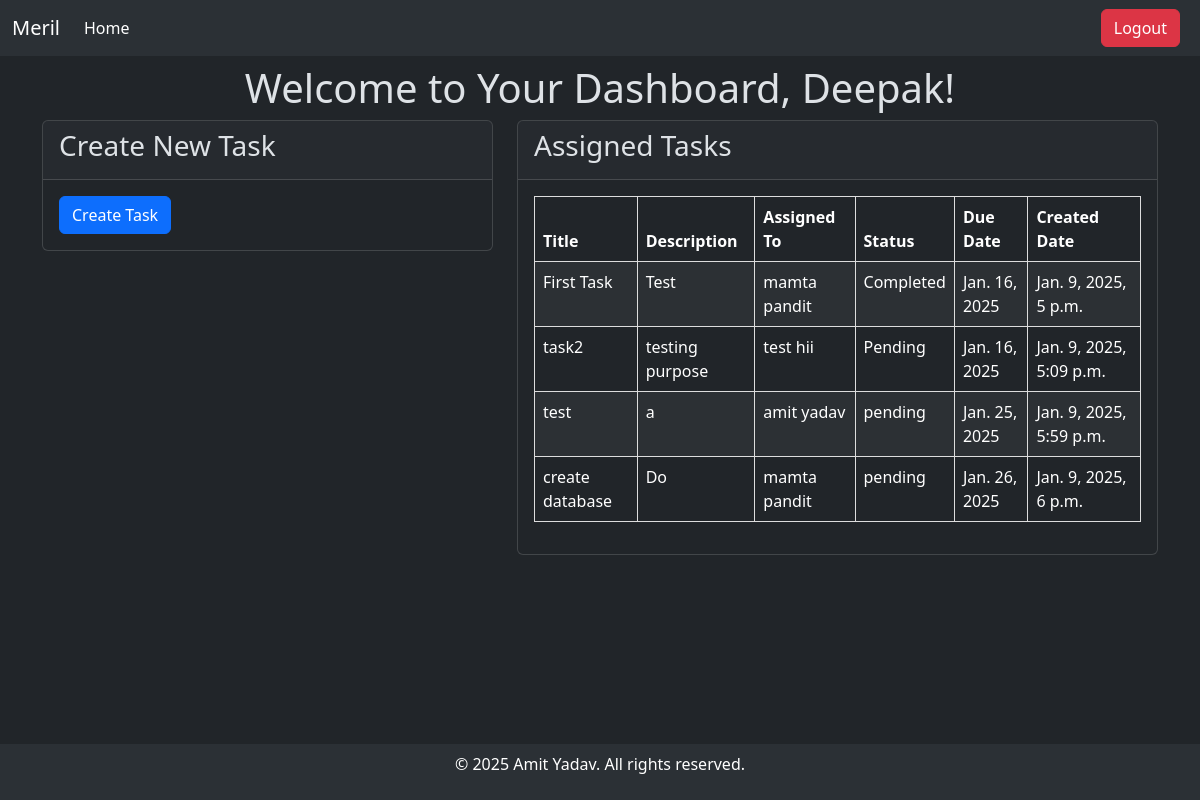
The page /task/admin_dashboard/ (signed in) on the database its author committed.
### Task/models.py (models this page shows, shortened)
class Task(models.Model):
    title = models.CharField(max_length=255)
    description = models.TextField()
    assign_by = models.ForeignKey(User, on_delete=models.CASCADE, related_name='assigned_tasks')
    assigned_to = models.ForeignKey(User, on_delete=models.CASCADE, related_name='tasks')
    due_date = models.DateField()
    status = models.CharField(
        max_length=50,
        choices=[('Pending', 'Pending'), ('In Progress', 'In Progress'), ('Completed', 'Completed')],
        default='Pending'
    )
    created_at = models.DateTimeField(auto_now_add=True)

### Task/views.py (the view)
# urls.py: path('admin_dashboard/', views.admin_dashboard_view, name='admin_dashboard'),
@login_required(login_url='login')
def admin_dashboard_view(request):
    if not request.user.is_staff:
        return HttpResponseForbidden("You are not authorized to access this page.")
    tasks = Task.objects.filter(assign_by=request.user)
    employees = User.objects.filter(is_staff=False)
    if request.method == 'POST':
        form = TaskForm(request.POST)
        if form.is_valid():
            task = form.save(commit=False)
            task.assign_by = request.user
            task.status = 'pending'
            task.save()
            return redirect('admin_dashboard')
    else:
        form = TaskForm()
    context = {'tasks': tasks, 'employees': employees, 'form': form}
    return render(request, 'admin_dashboard.html', context)

### Task/templates/admin_dashboard.html (shortened to what this page needs)
{% extends "base.html" %}
{% block dashboard_name %}
    <h1 class="text-center mt-2">Welcome to Your Dashboard, {{ user.first_name|capfirst }}!</h1>
{% endblock %}
{% block content %}
<div class="row">
    <div class="col-md-5">
        <div class="card">
            <div class="card-header">
                <h3>Create New Task</h3>
            </div>
            <div class="card-body">
                <button id="create-task-btn" class="btn btn-primary" type="button" onclick="showTaskForm()">Create Task</button>
            </div>
        </div>
    </div>
    <div class="col-md-7">
        <div class="card">
            <div class="card-header">
                <h3>Assigned Tasks</h3>
            </div>
            <div class="card-body">
                <table class="table table-striped table-hover" style="border-collapse: collapse;">
                    <thead>
                        <tr>
                            <th style="border: 1px solid #ddd; padding: 8px;">Title</th>
                            <th style="border: 1px solid #ddd; padding: 8px;">Description</th>
                            <th style="border: 1px solid #ddd; padding: 8px;">Assigned To</th>
                            <th style="border: 1px solid #ddd; padding: 8px;">Status</th>
                            <th style="border: 1px solid #ddd; padding: 8px;">Due Date</th>
                            <th style="border: 1px solid #ddd; padding: 8px;">Created Date</th>
                        </tr>
                    </thead>
                    <tbody>
                        {% for task in tasks %}
                            <tr>
                                <td style="border: 1px solid #ddd; padding: 8px;">{{ task.title }}</td>
                                <td style="border: 1px solid #ddd; padding: 8px;">{{ task.description }}</td>
                                <td style="border: 1px solid #ddd; padding: 8px;">{{ task.assigned_to.first_name }} {{ task.assigned_to.last_name }}</td>
                                <td style="border: 1px solid #ddd; padding: 8px;">{{ task.status }}</td>
                                <td style="border: 1px solid #ddd; padding: 8px;">{{ task.due_date }}</td>
                                <td style="border: 1px solid #ddd; padding: 8px;">{{ task.created_at }}</td>
                            </tr>
                        {% empty %}
                            <tr>
                                <td colspan="6" style="border: 1px solid #ddd; padding: 8px;">No tasks assigned yet.</td>
                            </tr>
                        {% endfor %}
                    </tbody>
                </table>
            </div>
        </div>
    </div>
</div>
{% endblock %}

### Task/templates/base.html (shortened to what this page needs)
<!DOCTYPE html>
<html lang="en" data-bs-theme="dark">
<head>
    <link href="https://cdn.jsdelivr.net/npm/bootstrap@5.3.3/dist/css/bootstrap.min.css"
     rel="stylesheet"
>
</head>
<body>
    <nav class="navbar navbar-expand-lg bg-body-tertiary">
        <div class="container-fluid">
            <span class="navbar-brand">Meril</span>
            <div class="collapse navbar-collapse" id="navbarSupportedContent">
                <ul class="navbar-nav me-auto mb-2 mb-lg-0">
                    <li class="nav-item">
                        <a class="nav-link active" aria-current="page" href="#">Home</a>
                    </li>
                </ul>
                <form class="d-flex align-items-center" method="POST" action="{% url 'logout' %}">
                    <button class="btn btn-danger me-2" type="submit">Logout</button>
                </form>
            </div>
        </div>
    </nav>
    <div class="dashboard">
        {% block dashboard_name %}
        {% endblock %}
    </div>
    <div class="container">
        {% block content %}{% endblock %}
    </div>
    <footer class="bg-dark text-white text-center py-2 bg-body-tertiary">
        <div class="cont">
            <p>&copy; 2025 Amit Yadav. All rights reserved.</p>
        </div>
    </footer>
</body>
</html>

### Task/templates/base.html (style rules this page uses)
body { display: flex; flex-direction: column; min-height: 100vh; }
footer { margin-top: auto; }

### rows shown on the page
Task: title "First Task", description "Test", assigned_to.first_name "mamta", assigned_to.last_name "pandit", status "Completed", due_date "Jan. 16, 2025", created_at "Jan. 9, 2025, 5 p.m."
Task: title "task2", description "testing purpose", assigned_to.first_name "test", assigned_to.last_name "hii", status "Pending", due_date "Jan. 16, 2025", created_at "Jan. 9, 2025, 5:09 p.m."
Task: title "test", description "a", assigned_to.first_name "amit", assigned_to.last_name "yadav", status "pending", due_date "Jan. 25, 2025", created_at "Jan. 9, 2025, 5:59 p.m."
Task: title "create database", description "Do", assigned_to.first_name "mamta", assigned_to.last_name "pandit", status "pending", due_date "Jan. 26, 2025", created_at "Jan. 9, 2025, 6 p.m."

### other values the page prints
{{ user.first_name|capfirst }} "Deepak"
